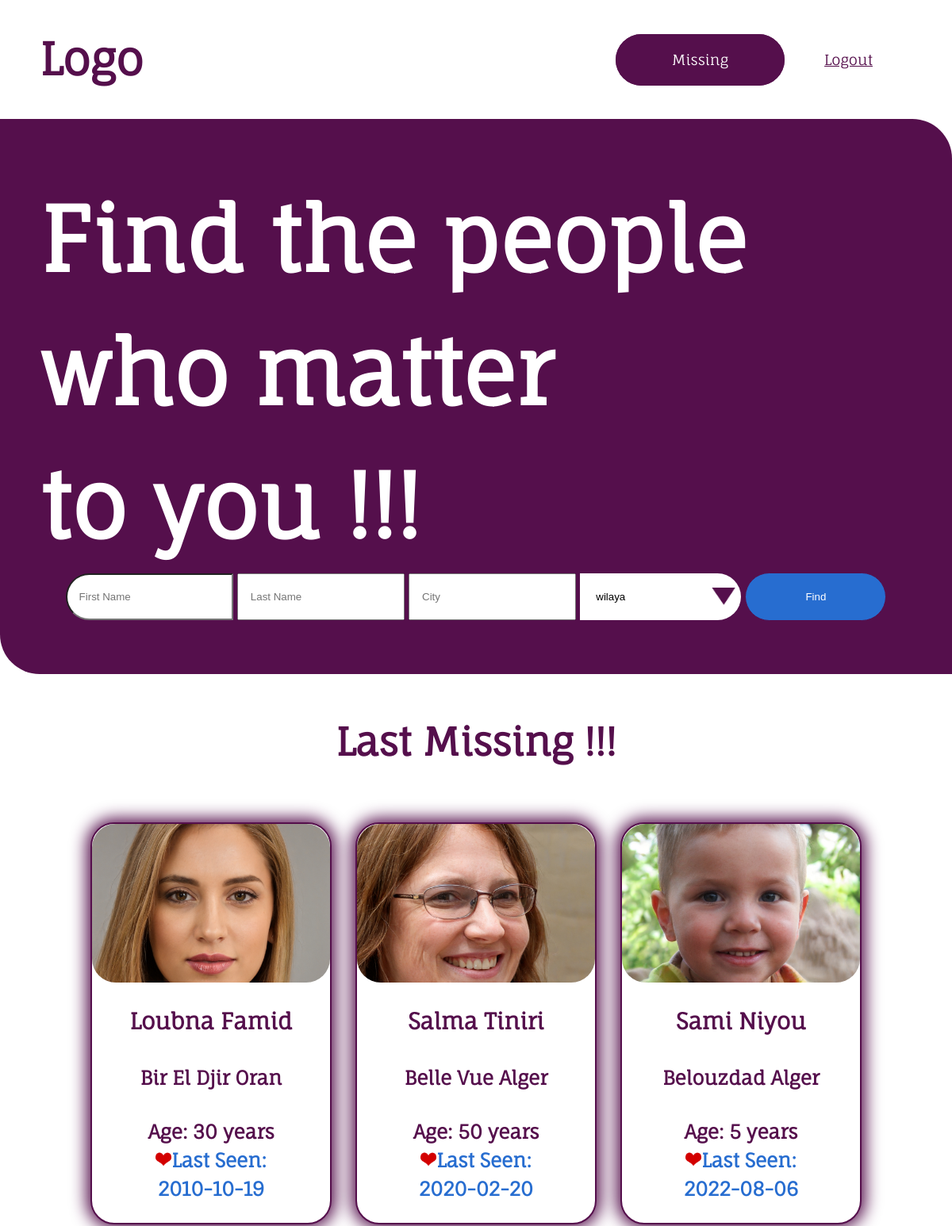
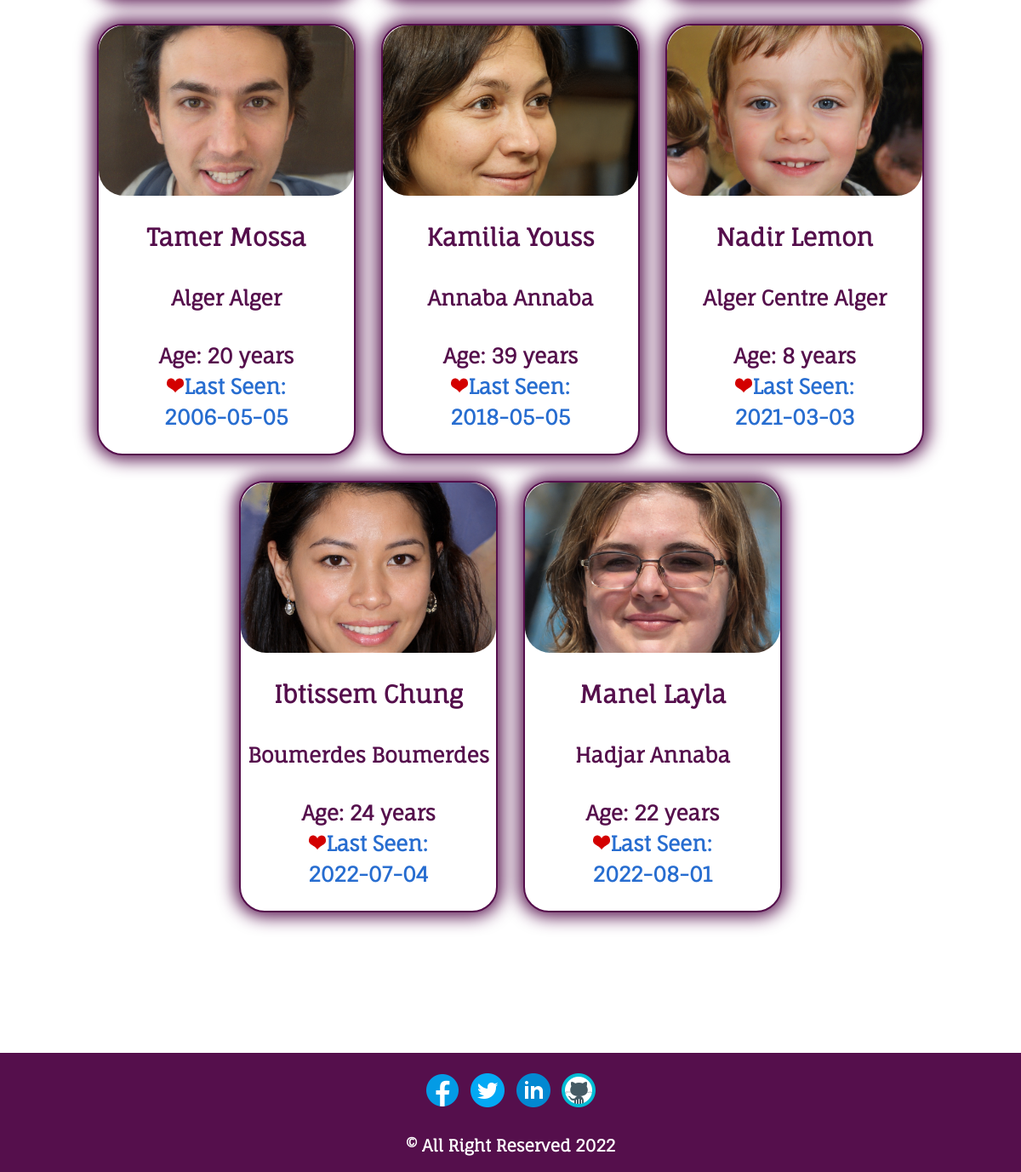
The page /index.php (signed in) on the database its author committed (2 pictures, top to bottom).
### tables this page shows
CREATE TABLE `missing` (
  `idmissing` int(11) NOT NULL,
  `user_iduser` int(11) NOT NULL,
  `firstName` varchar(45) NOT NULL,
  `lastName` varchar(45) NOT NULL,
  `birthDate` date NOT NULL,
  `BirthPlace` varchar(45) NOT NULL,
  `ageOfMissing` int(11) NOT NULL,
  `Sexe` varchar(45) NOT NULL,
  `currentAdress` varchar(255) NOT NULL,
  `previousAdress` varchar(255) DEFAULT NULL,
  `city` varchar(45) NOT NULL,
  `wilaya` varchar(45) NOT NULL,
  `cityOfMissing` varchar(45) NOT NULL,
  `wilayaOfMissing` varchar(45) NOT NULL,
  `dateOfMissing` date NOT NULL,
  `phone` int(11) DEFAULT NULL,
  `height` int(11) DEFAULT NULL,
  `weight` int(11) DEFAULT NULL,
  `hair` varchar(45) DEFAULT NULL,
  `eyes` varchar(45) DEFAULT NULL,
  `photo` varchar(255) NOT NULL,
  `blood` varchar(45) DEFAULT NULL,
  `bloodPressure` tinyint(4) DEFAULT NULL,
  `diabet` tinyint(4) DEFAULT NULL,
  `mentalIlness` tinyint(4) DEFAULT NULL,
  `tatoos` tinyint(4) DEFAULT NULL,
  `birthmarks` tinyint(4) DEFAULT NULL,
  `scars` tinyint(4) DEFAULT NULL,
  `describing` longtext,
  `isActive` tinyint(4) NOT NULL DEFAULT '0',
  `isFind` tinyint(4) NOT NULL DEFAULT '0',
  `create_time` timestamp NULL DEFAULT CURRENT_TIMESTAMP,
  `update_time` timestamp NULL DEFAULT NULL
);

### index.php (the view, shortened to what this page needs)
<?php
    include 'connectdb.php';
?>
<!DOCTYPE html>
<html lang="en">
<head>
    <link rel="stylesheet" href="./css/style.css" />
</head>
<body>
    <header>
        <div class="container">
            <div class="logo">
                <a href="index.php">
                    <p>Logo</p>
                </a>
            </div>
            <?php if (isset($_SESSION['iduser'])) {
                echo '<nav>
                    <ul class="profil">
                        <li><a href="logout.php">Logout</a></li>
                        <li><a href="missing.php">Missing</a></li>
                    </ul>
                </nav>';
            } ?>
        </div>
    </header>
    <main>
        <div class="dash">
            <div>
                <h1>
                    Find the people<br />
                    who matter<br />
                    to you !!!
                </h1>
            </div>
            <div class="form">
                <form action="<?php echo $_SERVER['PHP_SELF'] ?>" method="post">
                    <input type="text" name="firstName" id="firstName" placeholder="First Name" />
                    <input type="text" name="lastName" id="lastName" placeholder="Last Name" />
                    <input type="text" name="city" id="city" placeholder="City" />
                    <select name="wilaya" id="wilaya">
                        <option value="">wilaya</option>
                    </select>
                    <button type="submit" name="find">Find</button>
                </form>
            </div>
        </div>
        <div class="main">
            <h2>Last Missing !!!</h2>
            <div id="card">
                <?php
        try {
          $stmt=$db->prepare("SELECT * FROM missing WHERE isActive = 1 AND isFind = 0 ORDER BY idmissing DESC LIMIT 16");
          $stmt->execute();
          $result=$stmt->fetchAll();
          foreach($result as $row){
            echo '<a href="fiche.php?id='.$row['idmissing'].'">';
            echo '<article class="card">';
            echo '<div class="card_img">';
            echo '<img src="'.$row['photo'].'" alt="card_img" />';
            echo '</div>';
            echo '<div class="card_text">';
            echo '<h3>';
            echo '<span>'.$row['firstName'].' </span>';
            echo '<span>'.$row['lastName'].'</span>';
            echo '</h3>';
            echo '<h4>';
            echo '<span>'.$row['city'].' </span>';
            echo '<span>'.$row['wilaya'].'</span>';
            echo '</h4>';
            echo '<p>';
            echo '<span>Age: '.$row['ageOfMissing'].' years</span>';
            echo '<br />';
            echo '<span>';
            echo '<img src="./assets/images/heart.png" alt="heart" id="heart"/>';
            echo '</span>';
            echo '<span>Last Seen:<br> '.$row['dateOfMissing'].'</span>';
            echo '</p>';
            echo '</div>';
            echo '</article>';
            echo '</a>';
          }
        } catch (PDOException $e) {
          echo "Error: " . $e->getMessage();
        }
         ?>
            </div>
        </div>
    </main>
    <footer>
        <div>
            <a href="#"><img src="./assets/images/facebook.png" alt="facebook" /></a>
            <a href="#"><img src="./assets/images/twitter.png" alt="twitter" /></a>
            <a href="#"><img src="./assets/images/linkedin.png" alt="linkedin" /></a>
            <a href="#"><img src="./assets/images/github.png" alt="github" /></a>
        </div>
        <div>
            <p>© All Right Reserved 2022</p>
        </div>
    </footer>
</body>
</html>

### css/style.css (style rules this page uses)
body { font-family: "fauna_oneregular", sans-serif; font-size: 18px; line-height: 1.5; color: #333; background-color: #fff; max-width: 1440px; margin: 0 auto; box-sizing: border-box; display: flex; flex-direction: column; align-items: center; justify-content: center; }
header { height: 150px; width: 100%; }
header div.container { display: flex; flex-direction: row; align-content: center; justify-content: space-between; align-items: stretch; height: 150px; padding: 0px 50px; }
header div.container div.logo { display: flex; flex-direction: row; align-items: center; justify-content: center; }
header div.container div.logo a { text-decoration: none; }
header div.container div.logo a p { font-size: 3.5rem; font-weight: bold; color: #550f4c; margin-right: 10px; }
header div.container nav { display: flex; flex-direction: row; align-items: center; justify-content: center; }
header div.container nav ul { display: flex; flex-direction: row; align-items: center; justify-content: center; list-style: none; margin: 0; padding: 0; }
header div.container nav ul li:not(:last-child) { margin-right: 50px; }
header div.container nav ul li:nth-child(1) a { color: #550f4c; }
header div.container nav ul li:nth-child(2) a { color: #fff; text-decoration: none; background-color: #550f4c; padding: 20px 70px; border-radius: 50px; border: #550f4c 1px solid; }
main { width: 100%; }
main div.dash { height: 600px; background-color: #550f4c; border-radius: 0 50px 0 50px; display: flex; flex-direction: column; align-items: center; justify-content: center; padding: 50px; }
main div.dash div:nth-child(1) { display: flex; flex-direction: row; align-items: center; justify-content: flex-start; width: 100%; }
main div.dash div:nth-child(1) h1 { font-size: 7rem; width: 100%; font-weight: bold; color: #fff; margin: 0; }
main div.dash div:nth-child(2) form input { padding: 15px; height: 25px; }
main div.dash div:nth-child(2) form input:nth-child(1) { border-radius: 50px 0px 0px 50px; }
main div.dash div:nth-child(2) form select { border-radius: 0px 50px 50px 0px; width: 203px; border: none; height: 59px; -webkit-appearance: none; -moz-appearance: none; appearance: none; background: url("../assets/images/select.png") 96%/15% no-repeat #fff; padding: 0px 0px 0px 20px; }
main div.dash div:nth-child(2) form button { color: #fff; text-decoration: none; background-color: #276dd0; padding: 22px 75px; border-radius: 50px; border: #550f4c 1px solid; }
main div.main h2 { font-size: 3rem; text-align: center; font-weight: bold; color: #550f4c; margin: 50px 0; }
footer { height: 100px; width: 97%; background-color: #550f4c; color: #fff; text-align: center; padding: 20px; font-size: 1.2rem; font-weight: bold; margin: 150px 0 0 0; }
div nav ul.profil { flex-direction: row-reverse !important; }
div nav ul.profil li:nth-child(2) a { margin-right: 50px; }
div#card { display: flex; flex-direction: row; align-items: center; justify-content: center; flex-wrap: wrap; }
div#card a { text-decoration: none; }
div#card a article.card { border: 2px solid #550f4c; background-color: #fff; margin: 15px 15px; border-radius: 30px; width: 300px; height: 100%; box-shadow: 0px 0px 20px 5px #550f4c; }
div#card a article.card div.card_img { height: 200px; width: 100%; }
div#card a article.card div.card_img img { height: 100%; width: 100%; border-radius: 30px; object-fit: cover; }
div#card a article.card div.card_text { height: 100%; width: 100%; text-align: center; font-size: 1.5rem; font-weight: bold; color: #550f4c; }
div#card a article.card div.card_text p { margin: 25px 15px; }
div#card a article.card div.card_text p span:nth-child(4) { color: #276dd0; }
img#heart { height: 20px; width: 20px; -webkit-animation: scale-up-center 0.8s cubic-bezier(0.39, 0.575, 0.565, 1) infinite alternate both; animation: scale-up-center 0.8s cubic-bezier(0.39, 0.575, 0.565, 1) infinite alternate both; }

### rows shown on the page
missing: photo (picture), firstName "Loubna", lastName "Famid", city "Bir El Djir", wilaya "Oran", ageOfMissing "30", dateOfMissing "2010-10-19"
missing: photo (picture), firstName "Salma", lastName "Tiniri", city "Belle Vue", wilaya "Alger", ageOfMissing "50", dateOfMissing "2020-02-20"
missing: photo (picture), firstName "Sami", lastName "Niyou", city "Belouzdad", wilaya "Alger", ageOfMissing "5", dateOfMissing "2022-08-06"
missing: photo (picture), firstName "Tamer", lastName "Mossa", city "Alger", wilaya "Alger", ageOfMissing "20", dateOfMissing "2006-05-05"
missing: photo (picture), firstName "Kamilia", lastName "Youss", city "Annaba", wilaya "Annaba", ageOfMissing "39", dateOfMissing "2018-05-05"
missing: photo (picture), firstName "Nadir", lastName "Lemon", city "Alger Centre", wilaya "Alger", ageOfMissing "8", dateOfMissing "2021-03-03"
missing: photo (picture), firstName "Ibtissem", lastName "Chung", city "Boumerdes", wilaya "Boumerdes", ageOfMissing "24", dateOfMissing "2022-07-04"
missing: photo (picture), firstName "Manel", lastName "Layla", city "Hadjar", wilaya "Annaba", ageOfMissing "22", dateOfMissing "2022-08-01"
